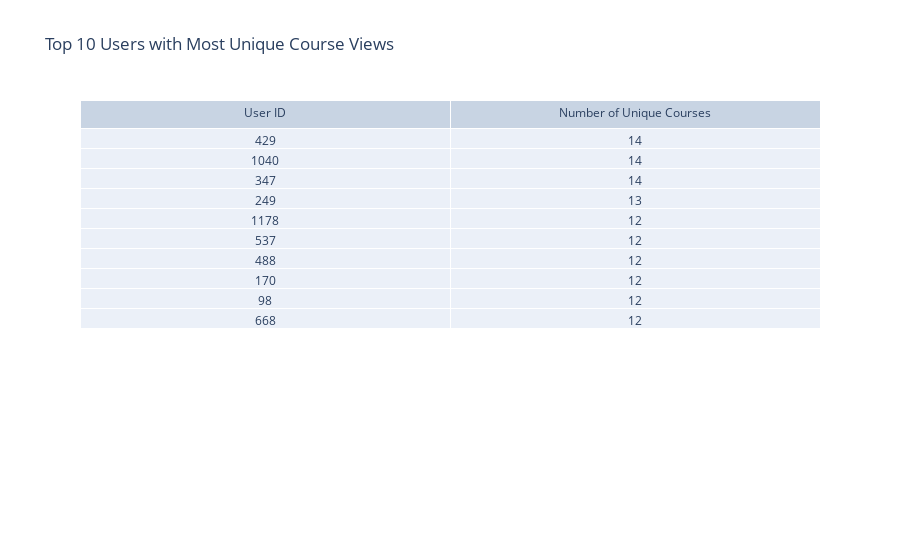

Here is the notebook cell this chart was saved with:
### Code cell
# Group the dataset by UserID and count the number of unique courses viewed by each user
user_course_count = elearning.groupby('UserID')['CourseID'].nunique()

# Sort the users by the number of unique courses viewed in descending order and select the top 10 users
top_10_users = user_course_count.sort_values(ascending=False).head(10)

# Create a DataFrame with the User ID and the number of unique courses viewed
df = pd.DataFrame({'User ID': top_10_users.index, 'Number of Unique Courses': top_10_users.values})

# Create an interactive table
fig = go.Figure(data=[go.Table(header=dict(values=list(df.columns)),
                               cells=dict(values=[df['User ID'], df['Number of Unique Courses']]))])

# Set the table title
fig.update_layout(title="Top 10 Users with Most Unique Course Views")

# Show the table
fig.show()

### Figure 1 — Plotly figure (JSON) as saved in the notebook; plotly's stock layout.template omitted (floating-point values rounded to 4 significant figures)
{"data": [{"cells": {"values": [[429, 1040, 347, 249, 1178, 537, 488, 170, 98, 668], [14, 14, 14, 13, 12, 12, 12, 12, 12, 12]]}, "header": {"values": ["User ID", "Number of Unique Courses"]}, "type": "table"}], "layout": {"title": {"text": "Top 10 Users with Most Unique Course Views"}}}
